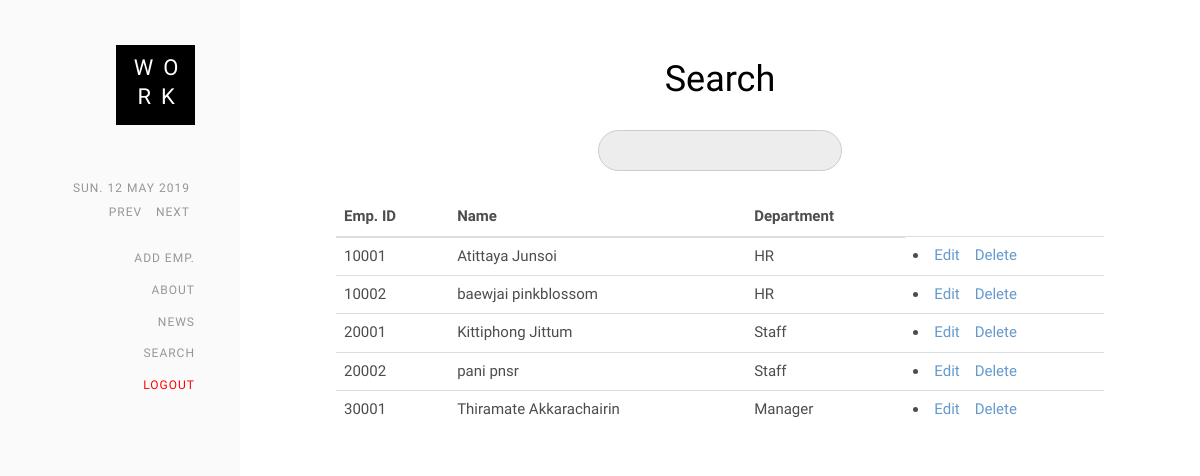
The app's page /search_hrEdit.php (signed in), older data.
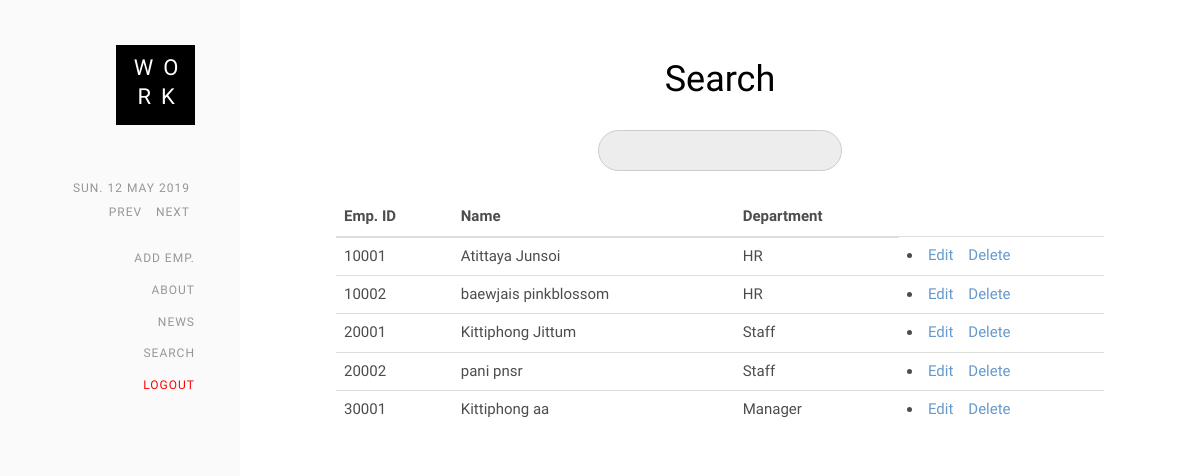
The same page, newer data.
### tables this page shows
CREATE TABLE `employee` (
  `emp_id` varchar(50) NOT NULL,
  `citizenID` varchar(50) NOT NULL,
  `email` varchar(100) NOT NULL,
  `graduate` varchar(100) NOT NULL,
  `firstname` varchar(50) NOT NULL,
  `lastname` varchar(50) NOT NULL,
  `birthday` date NOT NULL,
  `gender` varchar(10) NOT NULL,
  `address` varchar(200) NOT NULL,
  `phonenumber` varchar(20) NOT NULL,
  `maritalstatus` varchar(45) NOT NULL,
  `workingarea` varchar(45) NOT NULL
);

### search_hrEdit.php (the view, shortened to what this page needs)
<?php
	include 'connect.php';
	$searching = preg_replace("#[^0-9a-z]#i","",$_GET['input']);
	$query2 = "SELECT * FROM employee WHERE emp_id LIKE '%$searching%' OR firstname LIKE '%$searching%' OR lastname LIKE '%$searching%'";
	$result2 = mysqli_query($db,$query2);
?>
<!DOCTYPE HTML>
<html>
<head>
    <link rel='stylesheet prefetch' href='https://cdnjs.cloudflare.com/ajax/libs/twitter-bootstrap/3.3.7/css/bootstrap.min.css'>
    <link rel='stylesheet prefetch' href='https://cdnjs.cloudflare.com/ajax/libs/twitter-bootstrap/3.3.7/css/bootstrap-theme.min.css'>
    <link rel="stylesheet" href="css/bootstrap.css">
    <link rel="stylesheet" href="css/style.css">
</head>
<body>
    <div id="colorlib-page">
        <aside id="colorlib-aside" role="complementary" class="border js-fullheight">
            <h1 id="colorlib-logo"><a href="add_hr.php"><span>Wo</span><span>rk</span></a></h1>
            <nav id="colorlib-main-menu" role="navigation">
				<div class="duration-date">
					<ul class="list-inline">
						<li><p class="dd-dur" id="date"></p></li>
						<li><p id="prev" style="cursor:pointer;"><i class="fa fa-caret-left"></i> prev</p></li>
						<li><p id="next" style="cursor:pointer;">next <i class="fa fa-caret-right"></i></p></li>
					</ul>
				</div>
                <ul>
                    <li style="margin-top:20px;"><a href="add_hr.php">Add Emp.</a></li>
                    <li><a href="about_hr.php">About</a></li>
                    <li><a href="news_hr.php">News</a></li>
                    <li><a href="search_hr.php">Search</a></li>
					<li><a href="logout.php" style="color:red;">Logout</a></li>
                </ul>
            </nav>
        </aside>
    </div>
	<form method="post" name="searchHR">
		<div id="colorlib-main">
			<div class="colorlib-work">
				<div class="row">
					<center>
						<h1> Search </h1>
						<input id="ssHR" name="staffsearchHR" type="search" placeholder="<?php echo	$searching;?>">
					</center>
					<br />
					<table class="table striped">
						<thead>
							<?php
								if($_SESSION['staff']){
									echo ' <tr>
								<th>Emp. ID</th>
								<th>Name</th>
								<th>Department</th>
							</tr>';
								while($row = mysqli_fetch_array($result2)){
								$empID = $row['emp_id'];
								$staffName = $row['firstname'];
								$staffLName = $row['lastname'];
								$staffDep = "";
								$sqlHR = "SELECT * FROM hr WHERE emp_id = '$empID'";
								$resultD1 = mysqli_query($db,$sqlHR);
								$resultCheck1 = mysqli_num_rows($resultD1);
								if($resultCheck1 > 0){
									$staffDep = "HR";
								}
								$sqlManager = "SELECT * FROM manager WHERE emp_id = '$empID'";
								$resultD2 = mysqli_query($db,$sqlManager);
								$resultCheck2 = mysqli_num_rows($resultD2);
								if($resultCheck2 > 0){
									$staffDep = "Manager";
								}
								$sqlStaff = "SELECT * FROM staff WHERE emp_id = '$empID'";
								$resultD3 = mysqli_query($db,$sqlStaff);
								$resultCheck3 = mysqli_num_rows($resultD3);
								if($resultCheck3 > 0){
									$staffDep = "Staff";
								}
								echo '
								<tr>
									<td>'.$empID.'</td>
									<td>'.$staffName.' '.$staffLName.'</td>
									<td>'.$staffDep.'</td>
									<td><li>
									<a href="member_edit.php?employeeID='.$empID.'">Edit</a>&#160;&#160;&#160;&#160;<a href="search_hr.php" id="delete" del_id="'.$empID.'">Delete</a></li>
								</td>
								</tr>';
							}
								}
							?>
						</thead>
					</table>
				</div>
			</div>
		</form>
</body>
</html>

Row changes from the older to the newer data that the page shows:
removed employee: emp "30001", firstname "Thiramate", lastname "Akkarachairin", staffDep "Manager"
changed employee "pinkblossom": firstname "baewjai" → "baewjais"
added employee: emp "30001", firstname "Kittiphong", lastname "aa", staffDep "Manager"
